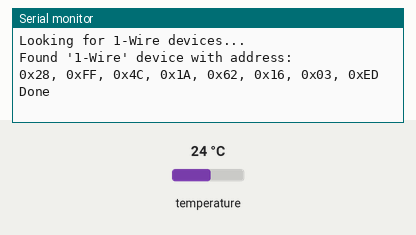
Bench run of a sketch on a simulated Arduino Nano, built with avr-gcc and run on an emulated ATmega328P. On the bench: the last lines printed to the serial monitor. The test bench sets the inputs (shaded band); at power-on: temperature 24 °C.

Above: at 1.2 s.
1.3 s: temperature set to 12 °C
At 3.3 s:
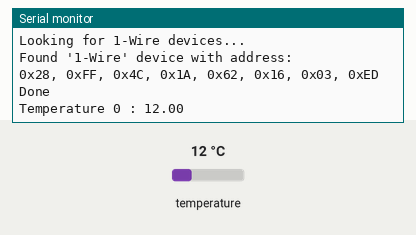
9.1 s: temperature set to 19 °C
At 12.8 s:
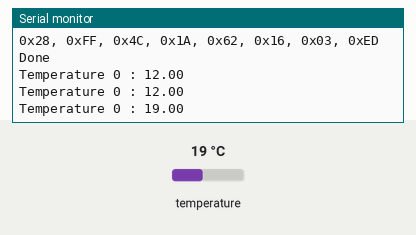

The sketch:

main.ino
```cpp
/* YourDuino Example: Find Address of a DS18B20 Temperature Sensor
 Cut and paste the address to a text file for later use.
 V1.1 01/17/2013
 Questions: terry@yourduino.com

 Connections:
 DS18B20 Pinout (Left to Right, pins down, flat side toward you)
 - Left   = Ground
 - Center = Signal (Pin 2):  (with 3.3K to 4.7K resistor to +5 or 3.3 )
 - Right  = +5 or +3.3 V
 This sketch looks for 1-wire devices and  prints their addresses (serial number)
 to the Serial Monitor in a format that is useful in Arduino sketches.
 Based on example at:
 http://www.hacktronics.com/Tutorials/arduino-1-wire-address-finder.html
 */

/*-----( Import needed libraries )-----*/
#include <OneWire.h>
#include <DallasTemperature.h>

/*-----( Declare Constants and Pin Numbers )-----*/
#define SENSOR_PIN   7// Any pin 2 to 12 (not 13) and A0 to A5

/*-----( Declare objects )-----*/
OneWire  ourBus(SENSOR_PIN);  // Create a 1-wire object
DallasTemperature sensors(&ourBus);
int numdevices=1;

void setup()  /****** SETUP: RUNS ONCE ******/
{
  Serial.begin(9600);
  sensors.begin();
  sensors.setWaitForConversion(true);
  discoverOneWireDevices();  // Everything happens here!
}//--(end setup )---

void loop()   /****** LOOP: RUNS CONSTANTLY ******/
{
  sensors.requestTemperatures();
  for( unsigned int i = 0; i < numdevices; i = i + 1 )
		{
    delay(2000);
		// Fetch and round temperature to one decimal
    float temperature = static_cast<float>(static_cast<int>((sensors.getTempCByIndex(i))));
		Serial.print("\nTemperature "+String(i)+" : ");
		Serial.print(temperature);
		}
delay(2000);
}

/*-----( Declare User-written Functions )-----*/
void discoverOneWireDevices(void) {
  byte i;
  byte present = 0;
  byte data[12];
  byte addr[8];

  Serial.print("Looking for 1-Wire devices...\n\r");// "\n\r" is NewLine
  while(ourBus.search(addr)) {
    Serial.print("\n\r\n\rFound \'1-Wire\' device with address:\n\r");
    for( i = 0; i < 8; i++) {
      Serial.print("0x");
      if (addr[i] < 16) {
        Serial.print('0');
      }
      Serial.print(addr[i], HEX);
      if (i < 7) {
        Serial.print(", ");
      }
    }
    if ( OneWire::crc8( addr, 7) != addr[7]) {
      Serial.print("CRC is not valid!\n\r");
      return;
    }
  }
  Serial.println();
  Serial.print("Done");
  ourBus.reset_search();
  return;
}

//*********( THE END )***********
```

Measured:
- after the input at 1.3 s, the serial monitor: prints a new line after 1.5 s (image 1)
- after the input at 9.1 s, the serial monitor: prints a new line after 3.3 s (image 2)
